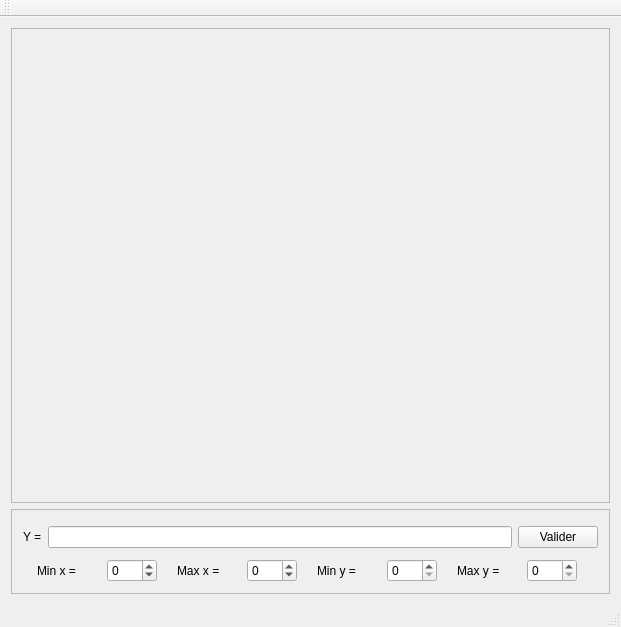
<?xml version="1.0" encoding="UTF-8"?>
<ui version="4.0">
 <class>MainWindow</class>
 <widget class="QMainWindow" name="MainWindow">
  <property name="geometry">
   <rect>
    <x>0</x>
    <y>0</y>
    <width>621</width>
    <height>627</height>
   </rect>
  </property>
  <property name="windowTitle">
   <string>QCustomPlot Interaction Example</string>
  </property>
  <widget class="QWidget" name="centralWidget">
   <layout class="QVBoxLayout" name="verticalLayout">
    <item>
     <widget class="QFrame" name="frame_2">
      <property name="frameShape">
       <enum>QFrame::StyledPanel</enum>
      </property>
      <property name="frameShadow">
       <enum>QFrame::Sunken</enum>
      </property>
      <property name="lineWidth">
       <number>1</number>
      </property>
      <property name="midLineWidth">
       <number>0</number>
      </property>
      <layout class="QVBoxLayout" name="verticalLayout_3">
       <property name="spacing">
        <number>0</number>
       </property>
       <property name="leftMargin">
        <number>0</number>
       </property>
       <property name="topMargin">
        <number>0</number>
       </property>
       <property name="rightMargin">
        <number>0</number>
       </property>
       <property name="bottomMargin">
        <number>0</number>
       </property>
       <item>
        <widget class="QCustomPlot" name="customPlot" native="true">
         <property name="sizePolicy">
          <sizepolicy hsizetype="Preferred" vsizetype="MinimumExpanding">
           <horstretch>0</horstretch>
           <verstretch>0</verstretch>
          </sizepolicy>
         </property>
         <zorder>gridLayoutWidget</zorder>
         <zorder>frame</zorder>
         <zorder>frame</zorder>
         <zorder>frame</zorder>
         <zorder>frame</zorder>
        </widget>
       </item>
      </layout>
     </widget>
    </item>
    <item>
     <widget class="QFrame" name="frame">
      <property name="frameShape">
       <enum>QFrame::StyledPanel</enum>
      </property>
      <property name="frameShadow">
       <enum>QFrame::Raised</enum>
      </property>
      <layout class="QVBoxLayout" name="verticalLayout_2">
       <item>
        <layout class="QHBoxLayout" name="horizontalLayout">
         <property name="topMargin">
          <number>5</number>
         </property>
         <item>
          <widget class="QLabel" name="label">
           <property name="text">
            <string>Y =</string>
           </property>
          </widget>
         </item>
         <item>
          <widget class="QLineEdit" name="lineEdit">
           <property name="maximumSize">
            <size>
             <width>700</width>
             <height>400</height>
            </size>
           </property>
           <property name="text">
            <string/>
           </property>
          </widget>
         </item>
         <item>
          <widget class="QPushButton" name="pushButton_2">
           <property name="text">
            <string>Valider</string>
           </property>
          </widget>
         </item>
        </layout>
       </item>
       <item>
        <layout class="QHBoxLayout" name="horizontalLayout_3">
         <property name="topMargin">
          <number>5</number>
         </property>
         <item>
          <widget class="QLabel" name="label_3">
           <property name="maximumSize">
            <size>
             <width>50</width>
             <height>16777215</height>
            </size>
           </property>
           <property name="text">
            <string>Min x =</string>
           </property>
          </widget>
         </item>
         <item>
          <widget class="QSpinBox" name="spinBox_2">
           <property name="maximumSize">
            <size>
             <width>50</width>
             <height>16777215</height>
            </size>
           </property>
           <property name="minimum">
            <number>-1000</number>
           </property>
           <property name="maximum">
            <number>1000</number>
           </property>
          </widget>
         </item>
         <item>
          <widget class="QLabel" name="label_2">
           <property name="maximumSize">
            <size>
             <width>50</width>
             <height>16777215</height>
            </size>
           </property>
           <property name="text">
            <string>Max x =</string>
           </property>
          </widget>
         </item>
         <item>
          <widget class="QSpinBox" name="spinBox">
           <property name="minimumSize">
            <size>
             <width>50</width>
             <height>0</height>
            </size>
           </property>
           <property name="maximumSize">
            <size>
             <width>50</width>
             <height>50</height>
            </size>
           </property>
           <property name="minimum">
            <number>-1000</number>
           </property>
           <property name="maximum">
            <number>1000</number>
           </property>
          </widget>
         </item>
         <item>
          <widget class="QLabel" name="label_5">
           <property name="maximumSize">
            <size>
             <width>50</width>
             <height>16777215</height>
            </size>
           </property>
           <property name="text">
            <string>Min y =</string>
           </property>
          </widget>
         </item>
         <item>
          <widget class="QSpinBox" name="spinBox_4">
           <property name="maximumSize">
            <size>
             <width>50</width>
             <height>50</height>
            </size>
           </property>
          </widget>
         </item>
         <item>
          <widget class="QLabel" name="label_4">
           <property name="maximumSize">
            <size>
             <width>50</width>
             <height>16777215</height>
            </size>
           </property>
           <property name="text">
            <string>Max y =</string>
           </property>
          </widget>
         </item>
         <item>
          <widget class="QSpinBox" name="spinBox_3">
           <property name="maximumSize">
            <size>
             <width>50</width>
             <height>16777215</height>
            </size>
           </property>
          </widget>
         </item>
        </layout>
       </item>
      </layout>
     </widget>
    </item>
   </layout>
  </widget>
  <widget class="QStatusBar" name="statusBar"/>
  <widget class="QToolBar" name="toolBar">
   <property name="windowTitle">
    <string>toolBar</string>
   </property>
   <attribute name="toolBarArea">
    <enum>TopToolBarArea</enum>
   </attribute>
   <attribute name="toolBarBreak">
    <bool>false</bool>
   </attribute>
  </widget>
  <action name="actionCr_cr">
   <property name="text">
    <string>cr&quot;cr</string>
   </property>
  </action>
  <action name="actionGreger">
   <property name="text">
    <string>greger</string>
   </property>
  </action>
 </widget>
 <layoutdefault spacing="6" margin="11"/>
 <customwidgets>
  <customwidget>
   <class>QCustomPlot</class>
   <extends>QWidget</extends>
   <header>qcustomplot.h</header>
   <container>1</container>
  </customwidget>
 </customwidgets>
 <resources/>
 <connections/>
</ui>
